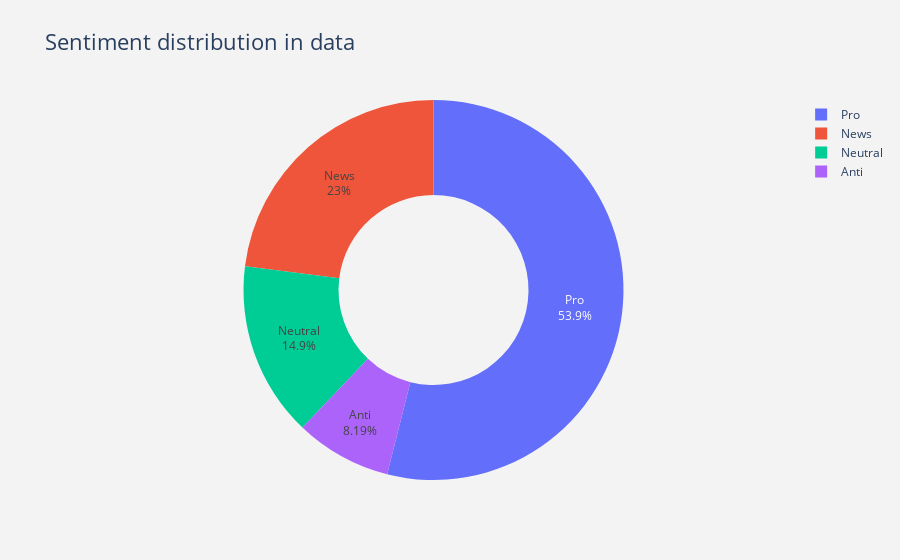

The cell this chart's notebook holds for it:
### Markdown cell above
We plot the sentiment data to analyse the class distribution.

### Code cell
# labels
lab =["Pro", "News", "Neutral", "Anti"]
# values
val = df_train.sentiment.value_counts().values.tolist()
# create pie chart
fig = px.pie(df_train, 
             values = val,
             names = lab,
             title = "Sentiment distribution in data",
             hole = .5
            )
# update traces
fig.update_traces(
            textposition = "inside",
            textinfo = "percent +label")
# update layout
fig.update_layout(
    title_font_size = 22,
    plot_bgcolor = "rgb(243,243,243)",
    paper_bgcolor= "rgb(243,243,243)")

### Figure 1 — Plotly figure (JSON) as saved in the notebook; plotly's stock layout.template omitted (floating-point values rounded to 4 significant figures)
{"data": [{"domain": {"x": [0, 1], "y": [0, 1]}, "hole": 0.5, "hovertemplate": "label=%{label}<br>value=%{value}<extra></extra>", "labels": ["Pro", "News", "Neutral", "Anti"], "legendgroup": "", "name": "", "showlegend": true, "textinfo": "percent+label", "textposition": "inside", "type": "pie", "values": [8530, 3640, 2353, 1296]}], "layout": {"legend": {"tracegroupgap": 0}, "paper_bgcolor": "rgb(243,243,243)", "plot_bgcolor": "rgb(243,243,243)", "title": {"font": {"size": 22}, "text": "Sentiment distribution in data"}}}
